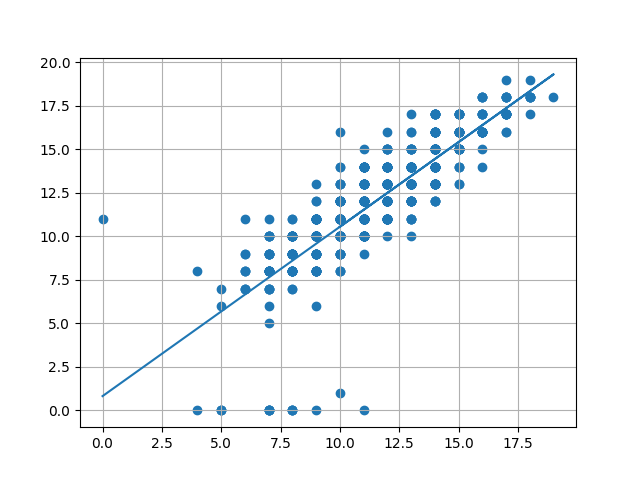

The Python source for this figure:
import numpy as np
import matplotlib.pyplot as plt
import pandas as pd
from sklearn import linear_model

por = pd.read_csv('student-por.csv', sep=';')
math = pd.read_csv('student-mat.csv', sep=';')
X = por.loc[:,['G1']].values
Y = por['G3'].values
print(X,Y)
reg = linear_model.LinearRegression()

reg.fit(X, Y)
print('Coefficients: \n', reg.coef_)
print('Intercept: \n', reg.intercept_)
print('coefficients of determination:', reg.score(X, Y))
plt.scatter(X, Y)
plt.plot(X, reg.predict(X))
plt.grid()
plt.savefig('3-test.png')
plt.figure()
Y1 = por.loc['absences']
reg.git(X, Y1)
print('Coefficients: \n', reg.coef_)
print('intercept: \n', reg.intercept_)
print('coefficients of determination:', reg.score(X, Y1))
plt.scatter(X, Y1)
plt.plot(X, reg.predict(X))
plt.grid()
plt.savefig('3-test1.png')
plt.figure()

